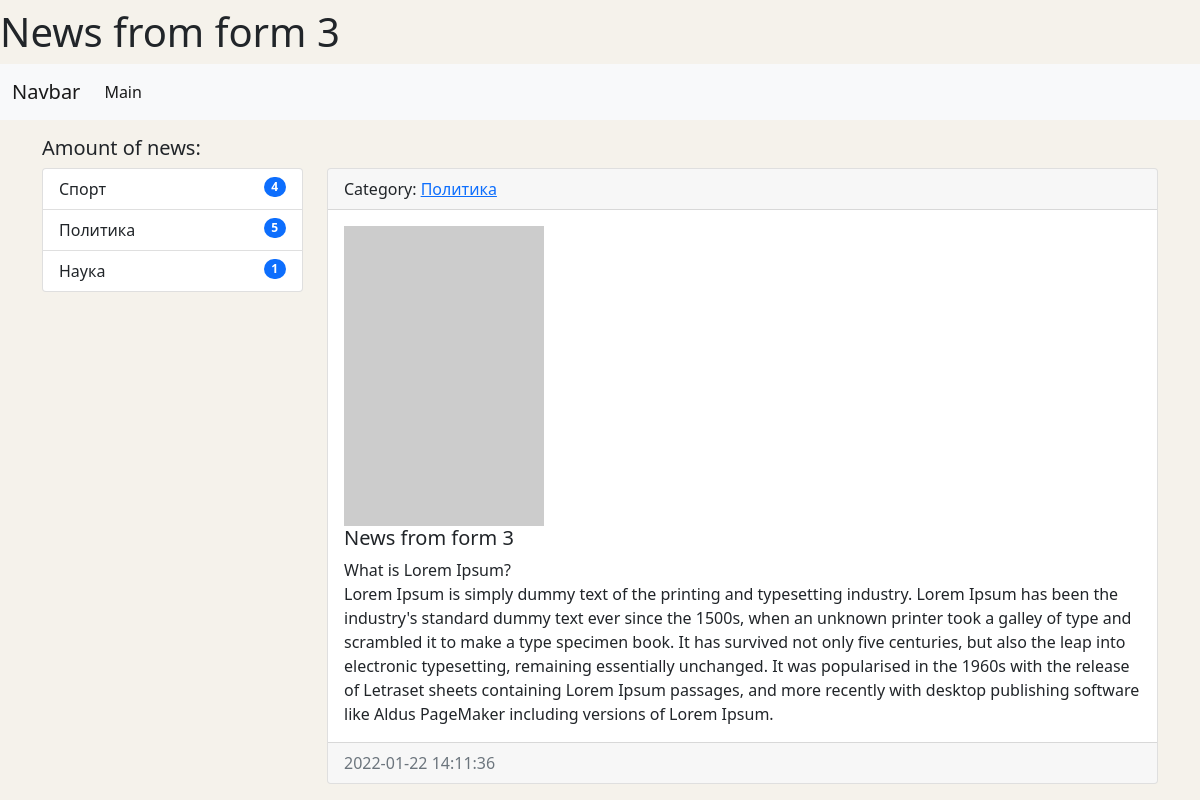
/news/12/, run on the app's committed database.
### news/models.py (models this page shows, shortened)
class News(models.Model):
    title = models.CharField(max_length=150, verbose_name='Наименование')
    content = models.TextField(blank=True, verbose_name='Контент')
    created_at = models.DateTimeField(auto_now_add=True, verbose_name='Дата публикации')
    updated_at = models.DateTimeField(auto_now=True, verbose_name='Обновлено')
    photo = models.ImageField(upload_to='photos/%Y/%m/%d/', verbose_name='Фото', blank=True)
    is_published = models.BooleanField(default=True, verbose_name='Опубликовано')
    category = models.ForeignKey('Category', on_delete=models.PROTECT, verbose_name='Категория')
    numbers_of_views = models.IntegerField(default=0)
    class Meta:
        verbose_name = 'Новость'
        verbose_name_plural = 'Новости'
        ordering = ['-created_at']

class Category(models.Model):
    title = models.CharField(max_length=150, db_index=True, verbose_name='Наименование категории')
    def get_absolute_url(self):
        return reverse('category', kwargs={'category_id': self.pk})
    def __str__(self):
        return self.title
    class Meta:
        verbose_name = 'Категория'
        verbose_name_plural = 'Категории'
        ordering = ['-title']

### news/views.py (the view)
# urls.py: path('news/<int:pk>/', ViewNews.as_view(), name='view_news'),
class ViewNews(DetailView):
    model = News
    context_object_name = 'news_item'

### news/templatetags/news_tags.py (called while the page is built)
@register.inclusion_tag('news/list_categories.html')
def show_categories():
    categories = Category.objects.annotate(cnt=Count('news')).filter(cnt__gt=0)     # don't show the empty categories
    return {'categories': categories}

### news/templates/news/news_detail.html (shortened to what this page needs)
{% extends 'base.html' %}
{% block news_item_title %}
    {{ news_item.title }}
{% endblock %}
{% block sidebar %}
{% include 'inc/_sidebar.html' %}
{% endblock %}
{% block content %}
<div class="card mb-3">
    <div class="card-header">
        Category: <a href="{{ news_item.category.get_absolute_url }}">{{ news_item.category }}</a>
    </div>
    <div class="card-body">
        {% if news_item.photo %}
            <img src="{{ news_item.photo.url }}" alt="Photo" width="200" class="float-left mr-3">
        {% else %}
            <img src="https://picsum.photos/200/300/?blur=2" alt="Photo" class="float-left mr-3">
        {% endif %}
        <h5 class="card-title">{{ news_item.title }}</h5>
        <p class="card-text">{{ news_item.content|linebreaksbr }}</p>
    </div>
    <div class="card-footer text-muted">
        {{ news_item.created_at|date:'Y-m-d H:i:s' }}
    </div>
</div>
{% endblock %}

### news/templates/news/list_categories.html
<div class="list-group">
    {% for item_categories in categories %}
    <a href="{{ item_categories.get_absolute_url }}" class="list-group-item list-group-item-action">
        {{ item_categories.title }}
        <span class="badge bg-primary rounded-pill category_badge">{{ item_categories.cnt }}</span>
    </a>
    {% endfor %}
</div>

### mySite/static/css/main.css (style rules this page uses)
body { background-color: #f5f2eb; }
.category_badge { float: right; }

### data on the page
News: title "News from form 3", category "Политика", content "What is Lorem Ipsum? Lorem Ipsum is simply dummy text of the printing and typesetting industry. Lorem Ipsum has been the industry's standard dummy text ever since the 1500s, when an unknown printer took a galley of type and scrambled it to make a type specimen book. It has survived not only five centuries, but also the leap into electronic typesetting, remaining essentially unchanged. It was popularised in the 1960s with the release of Letraset sheets containing Lorem Ipsum passages, and more recently with desktop publishing software like Aldus PageMaker including versions of Lorem Ipsum.", created_at "2022-01-22 14:11:36"
Category: title "Спорт", cnt "4"
Category: title "Политика", cnt "5"
Category: title "Наука", cnt "1"
